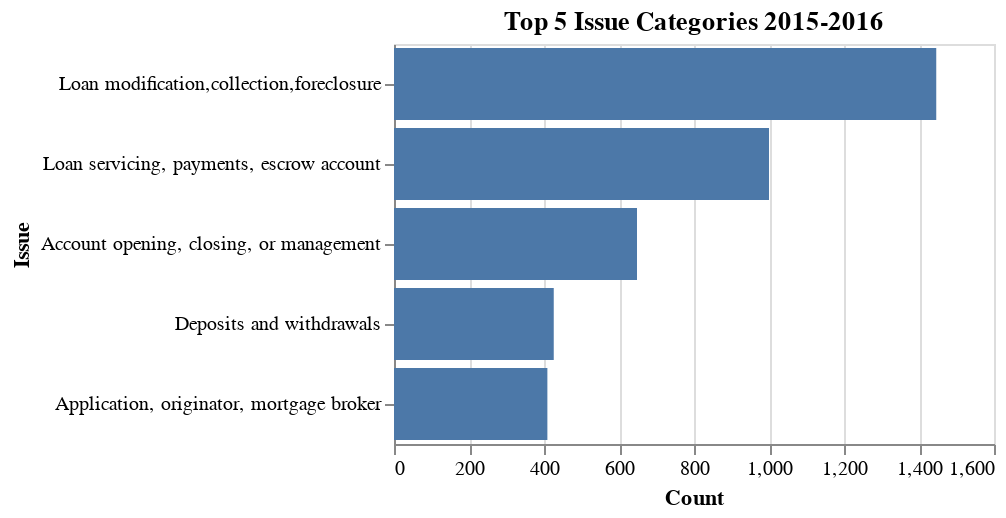

This figure's notebook cell:
### Code cell
wellsfargo_df = df_date[df_date['Company'].values  == 'WELLS FARGO & COMPANY']
wellsfargo_issues_df = wellsfargo_df.groupby('Issue')['Issue'].count().reset_index(name='count') \
    .sort_values(['count'], ascending=False)

#create a dataframe that only has data for complaints with public customer complaint narrative
wellsfargo_narrative_only_df = wellsfargo_df.dropna(subset=['Consumer complaint narrative'])

wellsfargo_narrative_only_issues_df = wellsfargo_narrative_only_df.groupby('Issue')['Issue'].count().reset_index(name='Count') \
    .sort_values(['Count'], ascending=False)

wellsfargo_bars = alt.Chart(wellsfargo_narrative_only_issues_df.head(5)).mark_bar().encode(
    x='Count:Q',
    y=alt.Y('Issue:N', sort='-x')
).properties(width=300, height =200, title='Top 5 Issue Categories 2015-2016').configure_legend(
    labelLimit= 600, titleFontSize = 18, labelFontSize=15)

wellsfargo_bars

# print(wellsfargo_issues_df)

# print(wellsfargo_narrative_only_issues_df)

### Figure 1 — Vega-Lite specification as saved in the notebook (floating-point values rounded to 4 significant figures)
{"config": {"view": {"continuousWidth": 400, "continuousHeight": 300}, "legend": {"labelFontSize": 15, "labelLimit": 600, "titleFontSize": 18}}, "data": {"name": "data-5dcf6238cec9f7b805b98f962023b047"}, "mark": "bar", "encoding": {"x": {"field": "Count", "type": "quantitative"}, "y": {"field": "Issue", "sort": "-x", "type": "nominal"}}, "height": 200, "title": "Top 5 Issue Categories 2015-2016", "width": 300, "$schema": "https://vega.github.io/schema/vega-lite/v4.17.0.json", "datasets": {"data-5dcf6238cec9f7b805b98f962023b047": [{"Issue": "Loan modification,collection,foreclosure", "Count": 1446}, {"Issue": "Loan servicing, payments, escrow account", "Count": 1000}, {"Issue": "Account opening, closing, or management", "Count": 648}, {"Issue": "Deposits and withdrawals", "Count": 426}, {"Issue": "Application, originator, mortgage broker", "Count": 409}]}}
